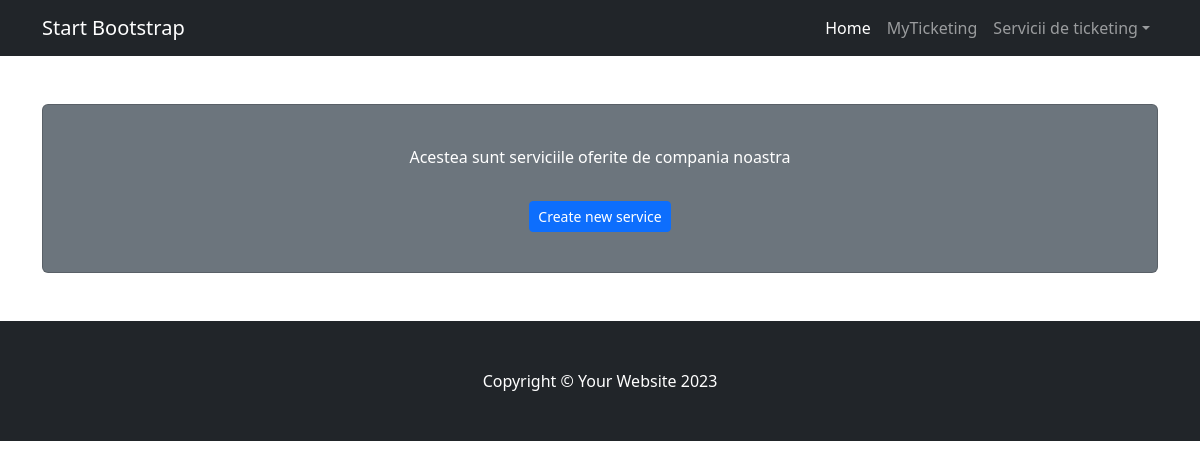
Before: /serviciu/ with the older database file.
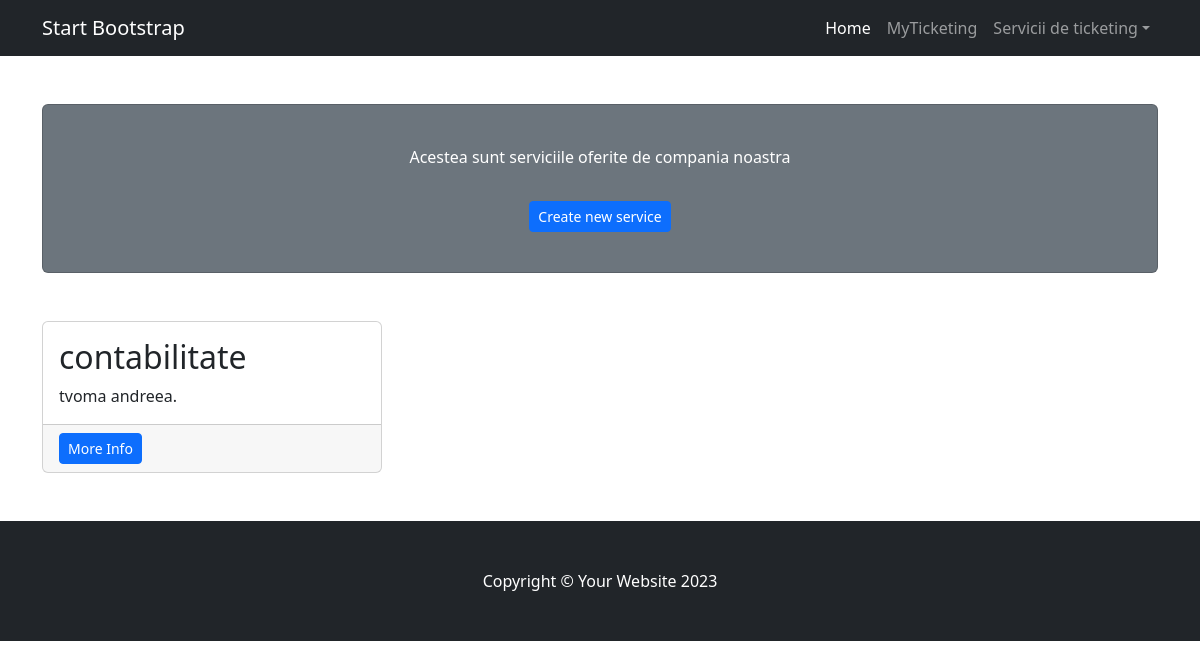
After: the same page with the newer database file.
### servicii/models.py (models this page shows, shortened)
class ServiciiModel(models.Model):
    categorie_servicii = models.CharField(max_length=50,null=False)
    nume_angajat = models.CharField(max_length=50,null=False)

### servicii/views.py (the view)
# urls.py: path('', ServiciiListView.as_view(), name='serviciu-all'),
class ServiciiListView(ListView):
    template_name = 'servicii/all.html'
    model = ServiciiModel

### templates/servicii/all.html
{% extends 'layout/base.html' %}
{% block content %}
    <div class="card text-white bg-secondary my-5 py-4 text-center">
        <div class="card-body"><p class="text-white m-0">Acestea sunt serviciile oferite de compania noastra</p></div>
        <div class="card-body">
            <a class="btn btn-primary btn-sm" href="{% url 'add-serviciu' %}">Create new service</a>
        </div>
    </div>
    <div class="row gx-4 gx-lg-5">
        {% for serviciu in object_list %}
            <div class="col-md-4 mb-5">
                <div class="card h-100">
                    <div class="card-body">
                        <h2 class="card-title">{{ serviciu.categorie_servicii }}</h2>
                        <p class="card-text">{{ serviciu.nume_angajat }}.</p>
                    </div>
                    <div class="card-footer"><a class="btn btn-primary btn-sm"
                                                href="{% url 'serviciu-detail' serviciu.id %}">More Info</a></div>
                </div>
            </div>
        {% endfor %}
    </div>
{% endblock content %}

### templates/layout/base.html (shortened to what this page needs)
{% load static %}
<html lang="en">
<head>
    <link href="{% static 'css/styles.css' %}" rel="stylesheet"/>
</head>
<body>
{% include 'layout/nav.html' %}
<div class="container">
    {% block content %}{% endblock content %}
</div>
{% include 'layout/footer.html' %}
</body>
</html>

### templates/layout/nav.html (shortened to what this page needs)
{% load static %}
<nav class="navbar navbar-expand-lg navbar-dark bg-dark">
    <div class="container">
        <a class="navbar-brand" href="#">Start Bootstrap</a>
        <div class="collapse navbar-collapse" id="navbarSupportedContent">
            <ul class="navbar-nav ms-auto mb-2 mb-lg-0">
                <li class="nav-item"><a class="nav-link active" aria-current="page" href="#">Home</a></li>
                <li class="nav-item"><a class="nav-link" href="#">MyTicketing</a></li>
                <li class="nav-item dropdown">
                    <a class="nav-link dropdown-toggle" id="navbarDropdown" href="#" role="button"
                       data-bs-toggle="dropdown" aria-expanded="false">Servicii de ticketing</a>
                </li>
            </ul>
        </div>
    </div>
</nav>

### templates/layout/footer.html
<footer class="py-5 bg-dark">
    <div class="container px-4 px-lg-5"><p class="m-0 text-center text-white">Copyright &copy; Your Website 2023</p>
    </div>
</footer>

Changed rows visible on the page:
added ServiciiModel: categorie_servicii "contabilitate", nume_angajat "tvoma andreea"
